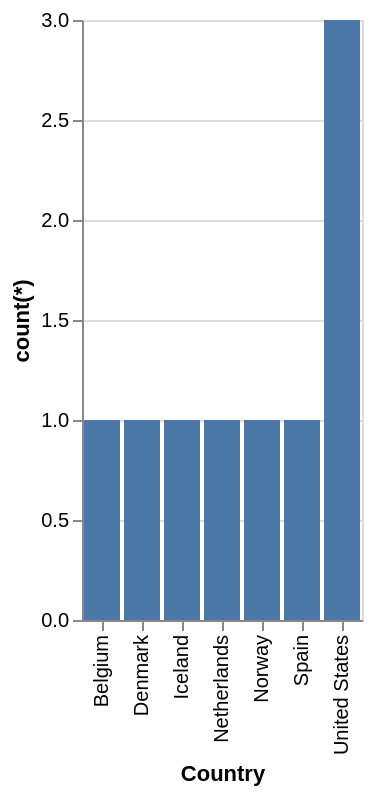

Vega-Lite specification for this chart:
### Vega-Lite specification from a JSON file in a GitHub repository (floating-point values rounded to 4 significant figures)
{"data": {"values": [{"x_data": "Belgium", "y_data": 1}, {"x_data": "Denmark", "y_data": 1}, {"x_data": "Iceland", "y_data": 1}, {"x_data": "Netherlands", "y_data": 1}, {"x_data": "Norway", "y_data": 1}, {"x_data": "Spain", "y_data": 1}, {"x_data": "United States", "y_data": 3}]}, "mark": "bar", "encoding": {"x": {"field": "x_data", "type": "nominal", "title": "Country", "sort": "ascending"}, "y": {"field": "y_data", "type": "quantitative", "title": "count(*)"}}}
